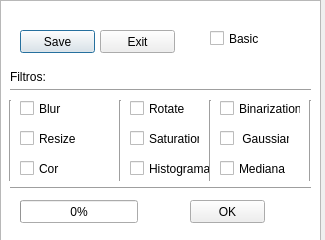
<?xml version="1.0" encoding="UTF-8"?>
<ui version="4.0">
 <class>Dialog</class>
 <widget class="QDialog" name="Dialog">
  <property name="geometry">
   <rect>
    <x>0</x>
    <y>0</y>
    <width>325</width>
    <height>240</height>
   </rect>
  </property>
  <property name="windowTitle">
   <string>Dialog</string>
  </property>
  <widget class="QProgressBar" name="progressBar">
   <property name="geometry">
    <rect>
     <x>20</x>
     <y>200</y>
     <width>118</width>
     <height>23</height>
    </rect>
   </property>
   <property name="value">
    <number>0</number>
   </property>
  </widget>
  <widget class="QCheckBox" name="checkBox">
   <property name="geometry">
    <rect>
     <x>20</x>
     <y>100</y>
     <width>70</width>
     <height>17</height>
    </rect>
   </property>
   <property name="text">
    <string>Blur</string>
   </property>
  </widget>
  <widget class="QCheckBox" name="checkBox_2">
   <property name="geometry">
    <rect>
     <x>20</x>
     <y>130</y>
     <width>70</width>
     <height>17</height>
    </rect>
   </property>
   <property name="text">
    <string>Resize</string>
   </property>
  </widget>
  <widget class="QCheckBox" name="checkBox_3">
   <property name="geometry">
    <rect>
     <x>20</x>
     <y>160</y>
     <width>70</width>
     <height>17</height>
    </rect>
   </property>
   <property name="text">
    <string>Cor</string>
   </property>
  </widget>
  <widget class="QCheckBox" name="checkBox_4">
   <property name="geometry">
    <rect>
     <x>130</x>
     <y>100</y>
     <width>70</width>
     <height>17</height>
    </rect>
   </property>
   <property name="text">
    <string>Rotate</string>
   </property>
  </widget>
  <widget class="QCheckBox" name="checkBox_5">
   <property name="geometry">
    <rect>
     <x>130</x>
     <y>130</y>
     <width>70</width>
     <height>17</height>
    </rect>
   </property>
   <property name="text">
    <string>Saturation</string>
   </property>
  </widget>
  <widget class="QCheckBox" name="checkBox_6">
   <property name="geometry">
    <rect>
     <x>130</x>
     <y>160</y>
     <width>81</width>
     <height>17</height>
    </rect>
   </property>
   <property name="text">
    <string>Histograma</string>
   </property>
  </widget>
  <widget class="QCheckBox" name="checkBox_7">
   <property name="geometry">
    <rect>
     <x>220</x>
     <y>100</y>
     <width>81</width>
     <height>17</height>
    </rect>
   </property>
   <property name="text">
    <string>Binarization</string>
   </property>
  </widget>
  <widget class="QCheckBox" name="checkBox_8">
   <property name="geometry">
    <rect>
     <x>220</x>
     <y>130</y>
     <width>70</width>
     <height>17</height>
    </rect>
   </property>
   <property name="text">
    <string> Gaussiana</string>
   </property>
  </widget>
  <widget class="QCheckBox" name="checkBox_9">
   <property name="geometry">
    <rect>
     <x>220</x>
     <y>160</y>
     <width>70</width>
     <height>17</height>
    </rect>
   </property>
   <property name="text">
    <string>Mediana</string>
   </property>
  </widget>
  <widget class="QPushButton" name="pushButton">
   <property name="geometry">
    <rect>
     <x>20</x>
     <y>30</y>
     <width>75</width>
     <height>23</height>
    </rect>
   </property>
   <property name="text">
    <string>Save</string>
   </property>
  </widget>
  <widget class="QTextBrowser" name="textBrowser">
   <property name="geometry">
    <rect>
     <x>0</x>
     <y>0</y>
     <width>321</width>
     <height>241</height>
    </rect>
   </property>
  </widget>
  <widget class="Line" name="line">
   <property name="geometry">
    <rect>
     <x>10</x>
     <y>80</y>
     <width>301</width>
     <height>20</height>
    </rect>
   </property>
   <property name="orientation">
    <enum>Qt::Horizontal</enum>
   </property>
  </widget>
  <widget class="QPushButton" name="pushButton_2">
   <property name="geometry">
    <rect>
     <x>100</x>
     <y>30</y>
     <width>75</width>
     <height>23</height>
    </rect>
   </property>
   <property name="text">
    <string>Exit</string>
   </property>
  </widget>
  <widget class="Line" name="line_2">
   <property name="geometry">
    <rect>
     <x>200</x>
     <y>100</y>
     <width>20</width>
     <height>81</height>
    </rect>
   </property>
   <property name="orientation">
    <enum>Qt::Vertical</enum>
   </property>
  </widget>
  <widget class="Line" name="line_3">
   <property name="geometry">
    <rect>
     <x>110</x>
     <y>100</y>
     <width>20</width>
     <height>81</height>
    </rect>
   </property>
   <property name="orientation">
    <enum>Qt::Vertical</enum>
   </property>
  </widget>
  <widget class="Line" name="line_4">
   <property name="geometry">
    <rect>
     <x>300</x>
     <y>100</y>
     <width>20</width>
     <height>81</height>
    </rect>
   </property>
   <property name="orientation">
    <enum>Qt::Vertical</enum>
   </property>
  </widget>
  <widget class="Line" name="line_5">
   <property name="geometry">
    <rect>
     <x>0</x>
     <y>100</y>
     <width>20</width>
     <height>81</height>
    </rect>
   </property>
   <property name="orientation">
    <enum>Qt::Vertical</enum>
   </property>
  </widget>
  <widget class="QLabel" name="label">
   <property name="geometry">
    <rect>
     <x>10</x>
     <y>70</y>
     <width>47</width>
     <height>13</height>
    </rect>
   </property>
   <property name="text">
    <string>Filtros:</string>
   </property>
  </widget>
  <widget class="QCheckBox" name="checkBox_10">
   <property name="geometry">
    <rect>
     <x>210</x>
     <y>30</y>
     <width>70</width>
     <height>17</height>
    </rect>
   </property>
   <property name="text">
    <string>Basic</string>
   </property>
  </widget>
  <widget class="QPushButton" name="pushButton_3">
   <property name="geometry">
    <rect>
     <x>190</x>
     <y>200</y>
     <width>75</width>
     <height>23</height>
    </rect>
   </property>
   <property name="text">
    <string>OK</string>
   </property>
  </widget>
  <widget class="Line" name="line_6">
   <property name="geometry">
    <rect>
     <x>10</x>
     <y>180</y>
     <width>301</width>
     <height>16</height>
    </rect>
   </property>
   <property name="orientation">
    <enum>Qt::Horizontal</enum>
   </property>
  </widget>
  <zorder>textBrowser</zorder>
  <zorder>progressBar</zorder>
  <zorder>checkBox</zorder>
  <zorder>checkBox_2</zorder>
  <zorder>checkBox_3</zorder>
  <zorder>checkBox_4</zorder>
  <zorder>checkBox_5</zorder>
  <zorder>checkBox_6</zorder>
  <zorder>checkBox_7</zorder>
  <zorder>checkBox_8</zorder>
  <zorder>checkBox_9</zorder>
  <zorder>pushButton</zorder>
  <zorder>line</zorder>
  <zorder>pushButton_2</zorder>
  <zorder>line_2</zorder>
  <zorder>line_3</zorder>
  <zorder>line_4</zorder>
  <zorder>line_5</zorder>
  <zorder>label</zorder>
  <zorder>checkBox_10</zorder>
  <zorder>pushButton_3</zorder>
  <zorder>line_6</zorder>
 </widget>
 <resources/>
 <connections/>
</ui>
